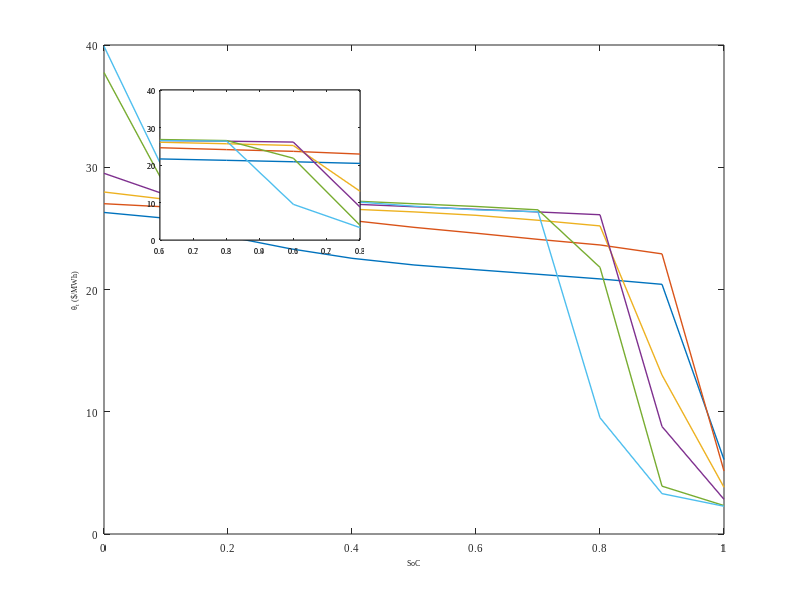

The MATLAB source for this figure:
storage_price=[26.30285511	25.82626085	24.3352351	23.33666709	22.55169436	22.00626923	21.61824809	21.24584309	20.86528509	20.422772	6.085627548
27.01857444	26.75488895	26.48547054	26.18565374	25.64349746	25.08455863	24.60495577	24.10145055	23.64336651	22.91468373	5.153441325
27.97474114	27.37436075	27.05630544	26.80289966	26.57240263	26.34780991	26.06919262	25.66410904	25.20223316	13.00197612	3.818864837
29.50462948	27.74755994	27.47927507	27.22778401	26.98453223	26.77190096	26.55827509	26.344895	26.11611939	8.793104587	2.835327946
37.74819015	28.33091239	27.84808295	27.49140468	27.24145841	27.01466233	26.79181399	26.51665203	21.81043789	3.912949185	2.324691711
39.8931152	29.34103974	28.60228912	27.82768248	27.19516093	26.81603782	26.51531231	26.35984649	9.508677868	3.303102095	2.270774505
];

g=0:0.1:1;
figure(1)
set(gcf,'unit','centimeters','position',[0,0,8,4])
plot(g,storage_price,'LineWidth',1)
hold on
set(gca,'FontName','Times New Roman','FontSize',8)
xlabel('\fontsize{8}\fontname{Times new roman}SoC')
ylabel('\fontsize{8}\fontname{Times new roman}\theta_{t} ($/MWh)')
insetPosition = [0.2, 0.6, 0.25, 0.25]; % [left, bottom, width, height]

% 创建插图
axes('Position', insetPosition);
box on; % 添加边框
hold on;
plot(g,storage_price,'LineWidth',1)
set(gca,'xticklabel',{'0.1','0.2','0.3','0.4'})
set(gca,'FontName','Times New Roman','FontSize',6)
% 设置插图的x轴范围为[0.05, 0.15]
xlim([0.1, 0.4]);

insetPosition = [0.2, 0.6, 0.25, 0.25]; % [left, bottom, width, height]

% 创建插图
axes('Position', insetPosition);
box on; % 添加边框
hold on;
plot(g,storage_price,'LineWidth',1)
set(gca,'xticklabel',{'0.6','0.7','0.8','0.9'})
set(gca,'FontName','Times New Roman','FontSize',6)
% 设置插图的x轴范围为[0.05, 0.15]
xlim([0.6, 0.9]);
